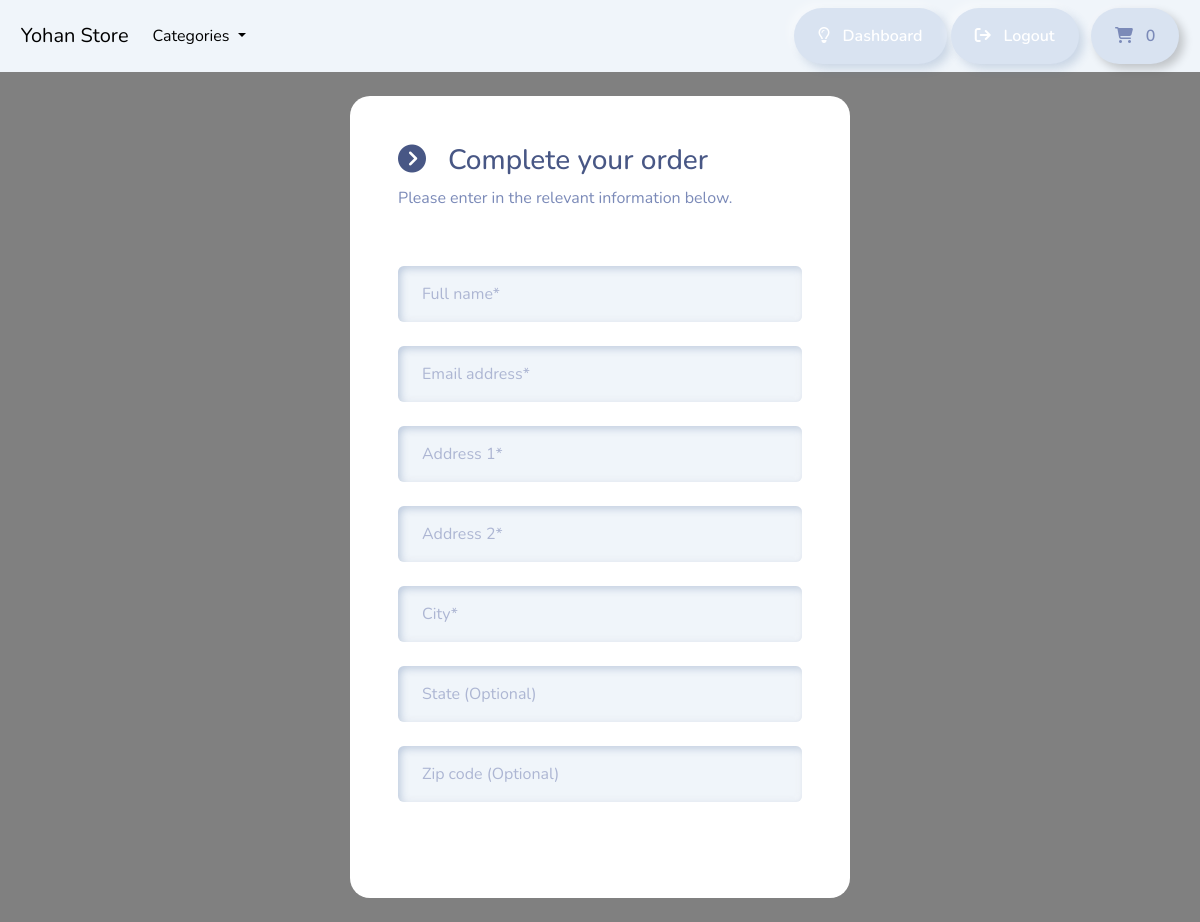
The app's page /payment/checkout (signed in), older data.
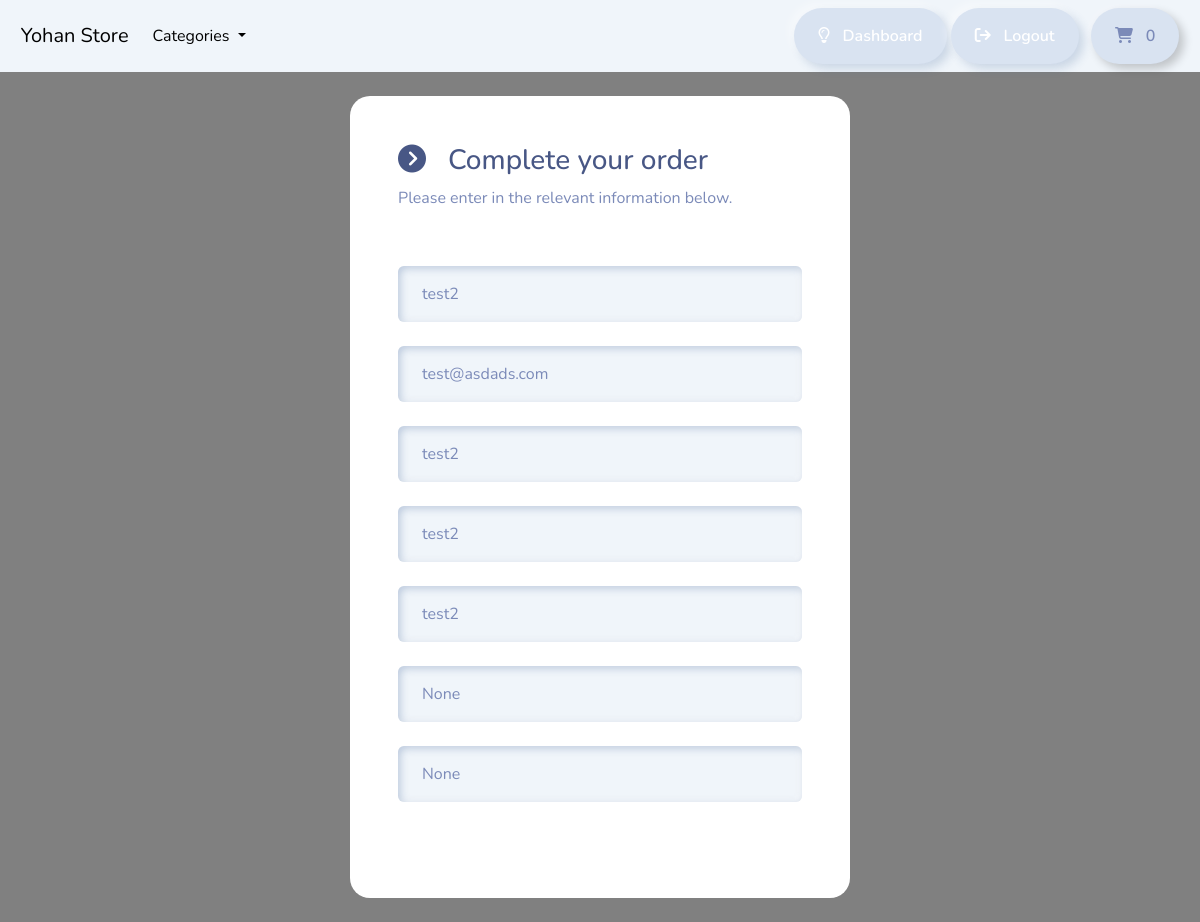
The same page, newer data.
### payment/models.py (models this page shows, shortened)
class ShippingAddress(models.Model):
    full_name = models.CharField(max_length=300)
    email = models.EmailField(max_length=255)
    address1 = models.CharField(max_length=300)
    address2 = models.CharField(max_length=300)
    city = models.CharField(max_length=255)
    state = models.CharField(max_length=255, null=True, blank=True)
    zipcode = models.CharField(max_length=255, null=True, blank=True)
    user = models.ForeignKey(User, on_delete=models.CASCADE, null=True, blank=True)
    class Meta:
        verbose_name_plural = 'Shipping Address'

### payment/views.py (the view)
# urls.py: path('checkout', views.checkout, name='checkout'),
def checkout(request):
    if request.user.is_authenticated:
        try:
            shipping_address = ShippingAddress.objects.get(user=request.user.id)
            context = {'shipping': shipping_address}
            return render(request, 'payment/checkout.html', context=context)
        except:
            return render(request, 'payment/checkout.html')
    else:
        return render(request, 'payment/checkout.html')

### cart/cart.py (called while the page is built)
    def __len__(self):
        try:
            return sum(item['qty'] for item in self.cart.values())
        except:
            return 0

    def get_total_USD(self):
        x = sum(int(item['price']) * item['qty'] for item in self.cart.values())
        y = round(x/1400,2)
        return y

### cart/context_processors.py (called while the page is built)
def cart(request):
    return {'cart': Cart(request)}

### store/models.py (called while the page is built)
    def get_absolute_url(self):
        return reverse("list-category", args=[self.slug])

### store/views.py (called while the page is built)
def categories(request):
    all_categories = Category.objects.all()
    return {'all_categories': all_categories} # key/value

### payment/templates/payment/checkout.html (shortened to what this page needs)
{% include "store/base.html" %}
{% load static %}
{% block content %}
    <body>
        <br>
        <div class="container bg-white shadow-md p-5" style="width:500px; border-radius:20px;">
            <form id="form" onsubmit="event.preventDefault();">
                <div>
                    <h3> <i class="fa fa-chevron-circle-right" aria-hidden="true"></i> &nbsp; Complete your order </h3>
                    <p> Please enter in the relevant information below. </p>
                    <br>
                    <div class="form-field">
                        <input class="form-control validate" id="name" type="text" placeholder="Full name*" autocomplete="off" value="{{shipping.full_name}}" required>
                    </div>
                    <br>
                    <div class="form-field">
                        <input class="form-control validate" id="email" type="email" placeholder="Email address*" autocomplete="off" value="{{shipping.email}}" required>
                    </div>
                    <br>
                    <div class="form-field">
                        <input class="form-control validate" id="address1" type="text" placeholder="Address 1*" autocomplete="off" value="{{shipping.address1}}" required>
                    </div>
                    <br>
                    <div class="form-field">
                        <input class="form-control validate" id="address2" type="text" placeholder="Address 2*" autocomplete="off" value="{{shipping.address2}}" required>
                    </div>
                    <br>
                    <div class="form-field">
                        <input class="form-control validate" id="city" type="text" placeholder="City*" autocomplete="off" value="{{shipping.city}}" required>
                    </div>
                    <br>
                    <div class="form-field">
                        <input class="form-control" id="state" type="text" placeholder="State (Optional)" autocomplete="off" value="{{shipping.state}}">
                    </div>
                    <br>
                    <div class="form-field">
                        <input class="form-control" id="zipcode" type="text" placeholder="Zip code (Optional)" autocomplete="off" value="{{shipping.zipcode}}">
                    </div>
                </div>
                <br>
                <br>
            </form>
        </div>
        <br>
    </body>
{% endblock %}

Row changes from the older to the newer data that the page shows:
added ShippingAddress: full_name "test2", email "test@asdads.com", address1 "test2", address2 "test2", city "test2", state "None", zipcode "None"
